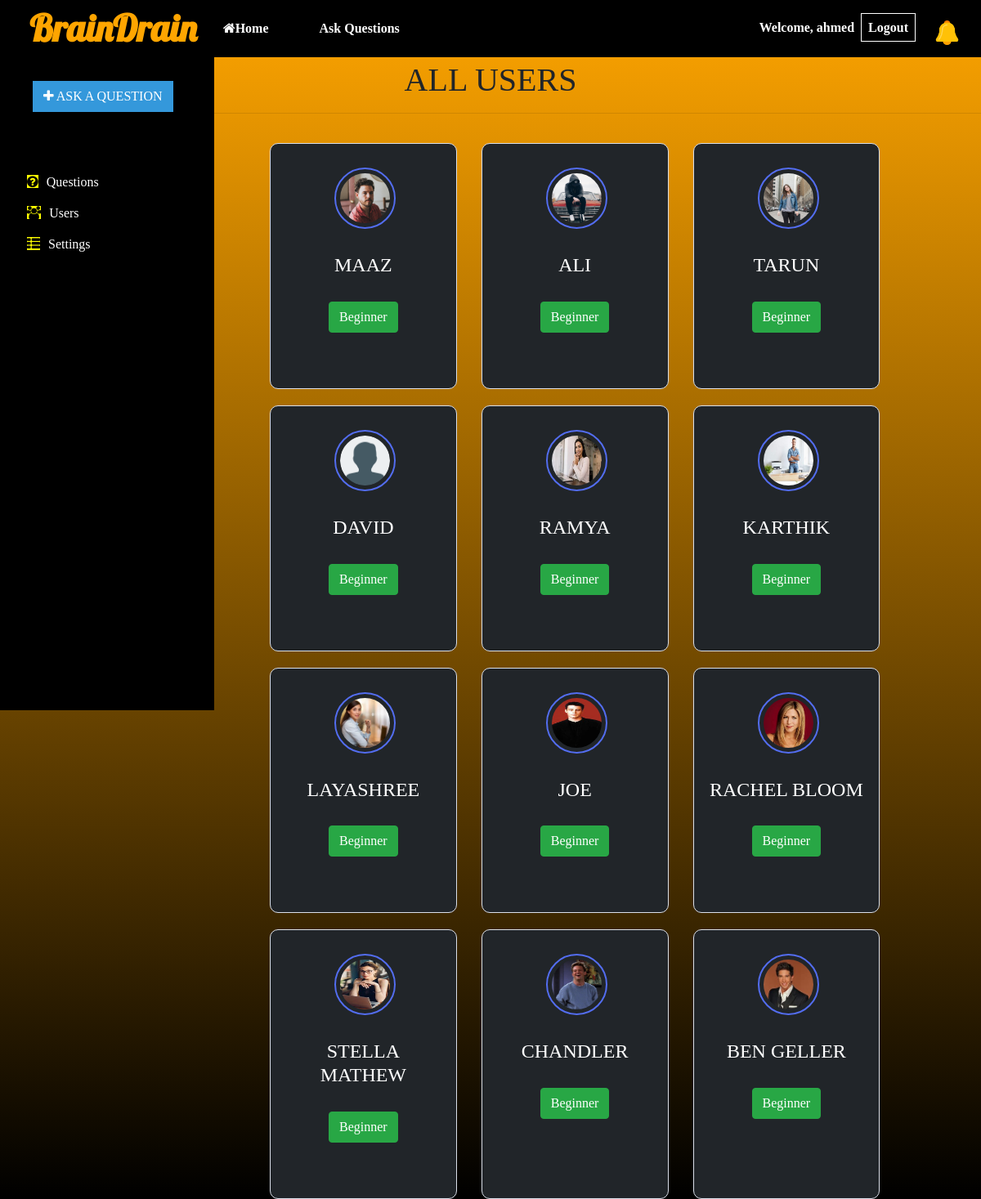
The page /allUser (signed in) on the database its author committed.
### home/models.py (models this page shows)
class UserProfile(models.Model):
    user = models.ForeignKey(User,on_delete=models.CASCADE)
    prof_pic = models.ImageField(upload_to='static')
    level = models.CharField(choices=showChoices,max_length=50)
    followers = models.ManyToManyField('self',related_name='follow',null=True)
    following = models.ManyToManyField('self',related_name='followings',null=True)
    Questions = models.ManyToManyField(Question,null=True)
    FavQuestions = models.ManyToManyField(Question,related_name='FavQuestion',null=True)
    FavAnswers = models.ManyToManyField("Answer",related_name='FavAnswer',null=True)

### home/views.py (the view)
# urls.py: path('allUser', views.allUsers, name="allUser"),
def allUsers(request):
    users1 = UserProfile.objects.exclude(user=request.user).all()
    users2 = UserProfile.objects.filter(user=request.user).first()
    total_Notis = Notification.objects.filter(user=users2,viewed=False).all().count
    return render(request,'allUsers.html',{'all_users':users1,"count_notis":total_Notis})

### home/templates/allUsers.html
{% extends "base.html" %}
{% load static %}
  {% block content %}
            <center><h1 style="font-family:bold; margin-top:50px;"> ALL USERS </h1></center>
            <hr>
            <div class="row" style="margin-left:300px;">
              {% for au in all_users %}
              <div class="col-md-3 up" style="background-color:#212529;border-radius:10px;">
                <br>
                <a href="{% url 'DetailProfile' au.id %}"><img src="{{au.prof_pic}}" class="avatar avatar1" /></a>
                <h4 class="up1"><a href="{% url 'DetailProfile' au.id %}" style="text-decoration:none;color:white;">{{au.user.username|upper}}</a></h4>
                <h4 class="up1"><button class="btn btn-success" style="text-decoration:none;">{{au.level}}</button></h4>
              </div>
              {% endfor %}
            </div>
        {% endblock %}

### home/templates/base.html (shortened to what this page needs)
{% load static %}
<!DOCTYPE html>
<html lang="en">
  <head>
    <link rel="stylesheet" href="https://maxcdn.bootstrapcdn.com/bootstrap/4.3.1/css/bootstrap.min.css">
    <link rel="stylesheet" href="https://maxcdn.bootstrapcdn.com/font-awesome/4.4.0/css/font-awesome.min.css">
    <link rel="stylesheet"  type="text/css"  href="{% static 'App.css' %}">
    <link rel="stylesheet"  type="text/css"  href="{% static 'sidenav.css' %}">
    <link rel="stylesheet"  type="text/css"  href="{% static 'question.css' %}">
  </head>
  <body>
    <div id="NAVBAR" style="position:fixed;width:100%; z-index:1; ">
        <nav class="navbar navbar-icon-top navbar-expand-lg mystyle1" style="background-color:black;">
          <a class="navbar-brand Icon" href="myQuestion" style="color:orange; font-size:45px; font-family: 'Lobster', cursive;"><b class="">BrainDrain</b></a>
          <div class="navbar-collapse" id="navbarSupportedContent">
            <ul class="navbar-nav mr-auto">
              <li class="nav-item bc" style="font-family:Verdana;">
                <a class="nav-link" href="UserProfile">
                <b class="nav1 sides">
                  <i class="fa fa-home"></i>Home</b>
                  </a>
              </li>
              <li class="nav-item bc" style="font-family:Verdana;">
                <a class="nav-link active" href="AskQuestion">
                  <b class="nav1 side1">Ask Questions</b>
                </a>
              </li>
            </ul>
            <ul class="navbar-nav">
            {% if user.is_authenticated %}
            <li class="nav-item bc" style="margin-top:15px;" style="font-family:Verdana;">
                 <b style="font-family:Verdana;">Welcome, {{user.username}}</b>
              </li>
              <li class="nav-item bc" style="margin-top:7px;" style="font-family:Verdana;">
                <a class="nav-link active" href="logout">
                 <b class="nav1" style="border:1px solid white;font-family:Verdana;">Logout</b>
                </a>
              </li>
              {% endif %}
              <li class="nav-item bc">
                <a class="nav-link active" href="UserNotifications">
                  {% if count_notis > 0 %}
                  <img src="{% static 'bell.png' %}" style="height:30px;width:35px;margin-top:10px;margin-right:15px;" class="lev-avatar" />
                  {% if count_notis > 10 %}
                  <span class="badge badge-danger" style="margin-left:-37px;border-radius:30px;">{{count_notis}}</span>
                  {% elif count_notis < 10 %}
                  <span class="badge badge-danger" style="margin-left:-30px;border-radius:30px;">{{count_notis}}</span>
                  {% endif %}
                  {% else %}
                    <img src="{% static 'Nobell.png' %}" style="height:30px;width:35px;margin-top:10px;" class="lev-avatar" />
                    {% endif %}
                </a>
              </li>
            </ul>
          </div>
        </nav>
  </div>
<br>
<div class="bkc" style="margin-top:45px;">
                <ul class="ul1">
                    <li class="widget widget-btn mg1" style="font-family:Verdana;">
                      <a href="AskQuestion"><button type="button" data-toggle="modal" class="btn btn2">
                            <i class="fa fa-plus"></i> ASK A QUESTION</button>
                      </a> </li>
                </ul>
                <hr class="line"/>
                <ul class="ul1 s1">
                    <li class="mg">
                        <ul class="ul1"><li><a href="index">
                        <a href="myQuestion">  <button type="button" class="btn btn1" style="color:white; font-family:Verdana;">
                            <i class="sn fa fa-question-circle"></i>Questions</button></a>
                          </a>
                        </li>
                        <li class=""><a href="allUser">
                        <button type="button" class="btn btn1" style="color:white; font-family:Verdana;">
                            <i class="sn fa fa-users"></i >Users</button></a></li>
                        <li class=""><a href="UserSettings">
                        <button type="button" class="btn btn1" style="color:white; font-family:Verdana;" >
                            <i class="sn fa fa-th-list"></i >Settings</button></a></li>
                          </ul>
                    </li>
                    </ul>
            </div>
            {% block content %}
            {% endblock %}
  </body>
  </html>

### static/App.css (style rules this page uses)
body { min-height: 100vh; background-image: linear-gradient(orange,black); }
.Icon { font-size: 27px; margin-left: 20px; font-family:'Courier New', Courier, monospace; }
.up { border:1px solid #dadfea; padding-bottom: 60px; text-align: center; margin-left: 30px; margin-top:20px; }
.up1 { font-family:bold; margin-top:30px; }
.avatar { vertical-align: middle; width: 120px; height: 120px; border-radius: 50%; margin-top: 5px; margin-left: 5px; }
.lev-avatar { vertical-align: middle; width: 50px; height: 50px; border-radius: 20%; margin-top: 5px; margin-left: 5px; }
.avatar1 { border:4px solid #dadfea; padding:5px; transition: 0.7s; }
.side1 { margin-left: 30px; padding-right: 30px; }
.sides { padding-right: 40px; padding-left:-30px; }
.nav1 { color: white; transition: all 1s; width: 50px; padding: 8px; }
.bc { color: white; transition: all 1s; }
.mystyle1 { text-align: center; font-family:'Courier New', Courier, monospace; color: black; height: 70px; }

### static/sidenav.css (style rules this page uses)
body { overflow-x: hidden !important; }
.sn { background-color: yellow; color:black; margin-right: 10px; margin-left: -10px; }
.bkc { background-color:black !important; color: white; height:100vh; position: fixed; z-index: 100%; align-items:left; padding-right: 50px; padding-left: -30px; background-color: #fbfcff; }
.ul1 { list-style-type:none; }
.btn2 { color: white; background-color:#3498db; border-radius: 0px; transition: all 1s; }
.btn1 { width: 100%; text-align:left; border-radius: 0px; }
.mg1 { margin-top:30px; font-family: 'Courier New'; }
.mg { margin-top:50px; font-family: 'Courier New'; }
.line { position: relative; color: grey; width: 123%; }
.s1 { margin-left: -50px; }

### static/question.css (style rules this page uses)
.avatar { vertical-align: middle; width: 75px; height: 75px; border-radius: 50%; margin-top: 5px; margin-left: 5px; }
.avatar1 { border:2px solid #dadfea; padding:5px; border:2px solid #536DF0; transition: 0.7s; }
.ul1 { list-style-type:none; }

### rows shown on the page
UserProfile: prof_pic (picture), user.username "MAAZ", level "Beginner"
UserProfile: prof_pic (picture), user.username "ALI", level "Beginner"
UserProfile: prof_pic (picture), user.username "TARUN", level "Beginner"
UserProfile: prof_pic (picture), user.username "DAVID", level "Beginner"
UserProfile: prof_pic (picture), user.username "RAMYA", level "Beginner"
UserProfile: prof_pic (picture), user.username "KARTHIK", level "Beginner"
UserProfile: prof_pic (picture), user.username "LAYASHREE", level "Beginner"
UserProfile: prof_pic (picture), user.username "JOE", level "Beginner"
UserProfile: prof_pic (picture), user.username "RACHEL BLOOM", level "Beginner"
UserProfile: prof_pic (picture), user.username "STELLA MATHEW", level "Beginner"
UserProfile: prof_pic (picture), user.username "CHANDLER", level "Beginner"
UserProfile: prof_pic (picture), user.username "BEN GELLER", level "Beginner"

### other values the page prints
{{ user.username }} "ahmed"
